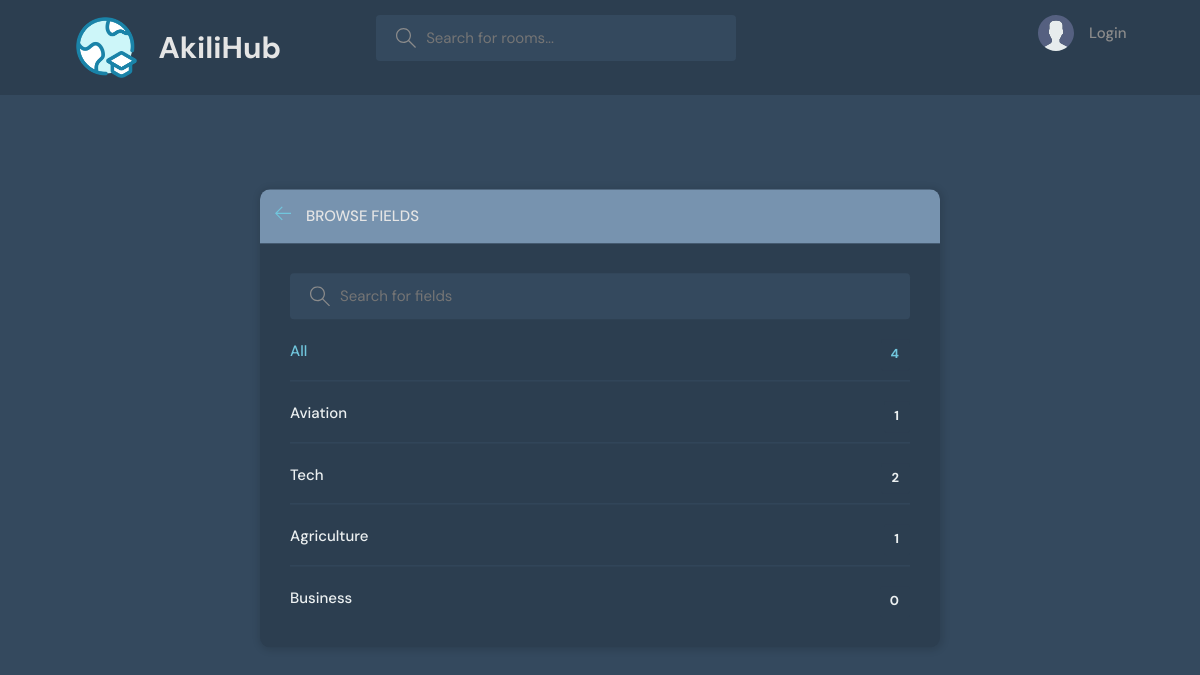
The app's page /fields/ with its own data.
### base/models.py (models this page shows, shortened)
class Field(models.Model):
    id = models.UUIDField(primary_key=True, default=uuid.uuid4, editable=False)
    name = models.CharField(max_length=100)
    desctiption = models.TextField()

### base/views.py (the view)
# urls.py: path('fields/', views.fields, name='fields'),
def fields(request):
    q = request.GET.get('q') if request.GET.get('q') != None else ''
    fields = Field.objects.filter(name__icontains=q)
    context = {'fields': fields}
    return render(request, 'base/fields.html', context)

### base/templates/base/fields.html (shortened to what this page needs)
{% extends 'main.html' %}
{% block content %}
    <main class="create-room layout">
      <div class="container">
        <div class="layout__box">
          <div class="layout__boxHeader">
            <div class="layout__boxTitle">
              <a href="{% url 'home' %}">
                <svg version="1.1" xmlns="http://www.w3.org/2000/svg" width="32" height="32" viewBox="0 0 32 32">
                  <title>arrow-left</title>
                  <path
                    d="M13.723 2.286l-13.723 13.714 13.719 13.714 1.616-1.611-10.96-10.96h27.625v-2.286h-27.625l10.965-10.965-1.616-1.607z"
                  ></path>
                </svg>
              </a>
              <h3>Browse Fields</h3>
            </div>
          </div>
          <div class="topics-page layout__body">
            <form action="" method="GET" class="header__search">
              <label>
                <input name="q" placeholder="Search for fields" />
              </label>
            </form>
            <ul class="topics__list">
              <li>
                <a href="{% url 'home' %}" class="active">All <span>{{ fields.count }}</span></a>
              </li>
              {% for field in fields %}
              <li>
                <a href="{% url 'home' %}?q={{field.name}}">{{field.name}} <span>{{ field.akiliroom_set.all.count }}</span></a>
              </li>
              {% endfor %}
            </ul>
          </div>
        </div>
      </div>
    </main>
{% endblock %}

### static/styles/style.css (style rules this page uses)
:root { --color-main: #71c6dd; --color-main-light: #e1f6fb; --color-dark: #2C3E50; --color-dark-medium: #34495E; --color-dark-light: #7793af; --color-light: #e5e5e5; --color-gray: #8b8b8b; --color-light-gray: #ECF0F1; --color-bg: #34495E; --color-success: #5dd693; --color-error: #fc4b0b; }
* { font-family: "DM Sans", -apple-system, BlinkMacSystemFont, "Segoe UI", Roboto, Oxygen, Ubuntu, Cantarell, "Open Sans", "Helvetica Neue", sans-serif; margin: 0; padding: 0; box-sizing: border-box; text-rendering: optimizeLegibility; font-size: inherit; }
html { font-size: 56.25%; }
@media only screen and (min-width: 1200px) { html { font-size: 62.5%; } }
body { line-height: 1.6; font-weight: 400; font-size: 1.5rem; color: var(--color-light-gray); background-color: var(--color-bg); min-height: 100vh; }
a { display: inline-block; color: var(--color-main); text-decoration: none; }
.container { max-width: 120rem; width: 90%; margin: auto; }
.header__search > label { background-color: var(--color-dark-medium); padding: 1.3rem 1rem; display: flex; align-items: center; gap: 1rem; border-radius: 4px; }
.header__search svg { fill: var(--color-gray); width: 2rem; height: 2rem; margin-left: 1rem; }
.header__search input { width: 30rem; background: transparent; border: none; outline: none; color: var(--color-light); }
.layout { margin-top: 2.4rem; }
.layout > .container { display: flex; justify-content: space-between; align-items: flex-start; }
.layout__box { width: 90%; max-width: 48rem; min-height: 40rem; position: absolute; top: 50%; left: 50%; transform: translate(-50%, -46%); background-color: var(--color-dark); border-radius: 1rem; box-shadow: 1px 1px 6px 3px rgba(0, 0, 0, 0.1); overflow: hidden; }
.layout__boxHeader { display: flex; padding: 1.5rem; background-color: var(--color-dark-light); }
.layout__boxTitle { display: flex; gap: 1.5rem; align-items: center; }
.layout__boxTitle h3 { text-transform: uppercase; font-weight: 500; color: var(--color-light); }
.layout__boxTitle svg { width: 1.6rem; height: 1.6rem; fill: var(--color-main); }
.layout__body { margin: 3rem; }
.topics__list { list-style: none; }
.topics__list li a { display: flex; justify-content: space-between; margin-bottom: 3rem; font-weight: 500; color: var(--color-light-gray); transition: all 0.3s ease-in-out; }
.topics__list li a.active, .topics__list li a:hover { color: var(--color-main); }
.topics__list li a span { padding: 0.5rem 1rem; background-color: var(--color-dark); border-radius: 3px; font-size: 1.3rem; font-weight: 700; letter-spacing: 1px; }
.topics-page .topics__list li:not(:last-child) a { margin: 2rem 0; padding-bottom: 1rem; text-decoration: none; border-bottom: 1px solid var(--color-dark-medium); }
.topics-page .header__search { display: block; }
.create-room.layout .layout__box { max-width: 68rem; }

### records on screen
Field: name "Aviation", akiliroom_set.all.count "1"
Field: name "Tech", akiliroom_set.all.count "2"
Field: name "Agriculture", akiliroom_set.all.count "1"
Field: name "Business", akiliroom_set.all.count "0"

### other values on screen
{{ fields.count }} "4"
